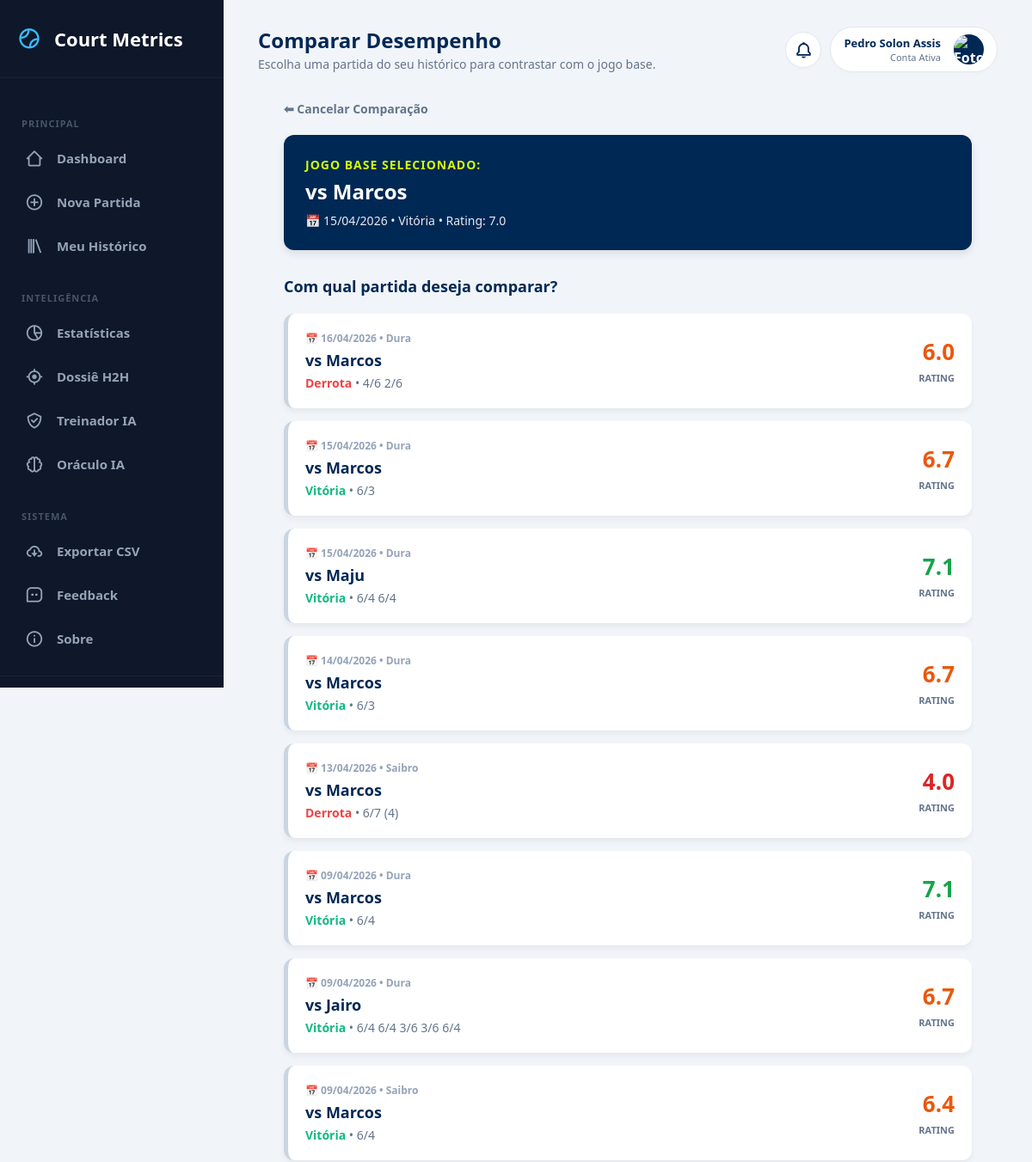
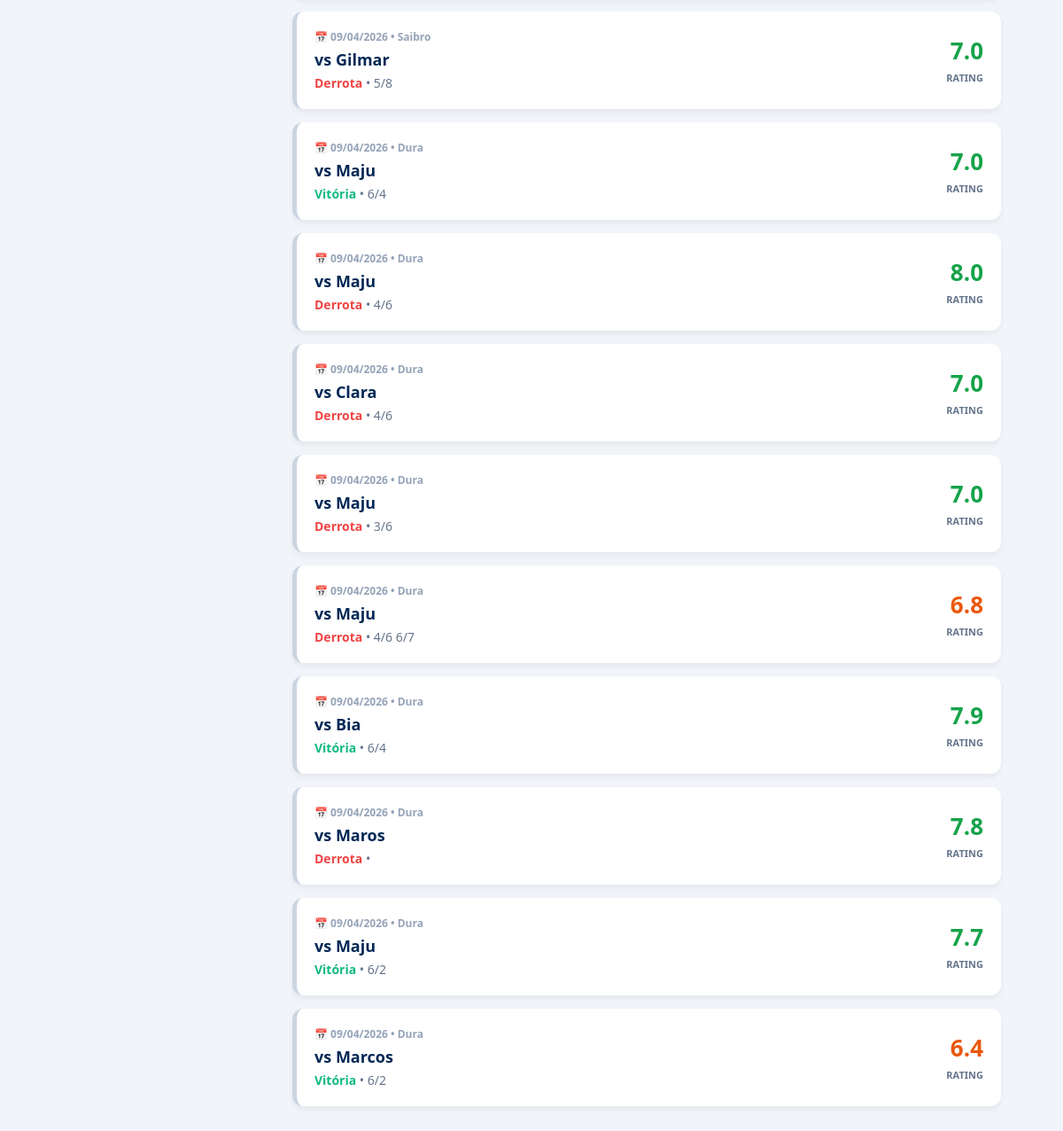
The app's page /select_compare/17 (signed in) with its own data (2 pictures, top to bottom).
### tables this page shows
CREATE TABLE matches (
        id INTEGER PRIMARY KEY AUTOINCREMENT,
        opponent TEXT,
        categoria TEXT,
        match_type TEXT, 
        surface TEXT,
        result TEXT,
        score TEXT,
        match_format TEXT,
        partner TEXT,
        opp_partner TEXT,
        forehand INTEGER,
        backhand INTEGER,
        serve INTEGER,
        first_serve INTEGER,
        second_serve INTEGER,
        double_faults INTEGER,
        return_serve INTEGER,
        slice INTEGER,
        volley INTEGER,
        smash INTEGER,
        dropshot INTEGER,
        footwork INTEGER,
        strategy INTEGER,
        winners INTEGER,
        unforced_errors INTEGER,
        performance_rating REAL,
        notes TEXT,
        match_date TEXT /* NOVA COLUNA: ÍNDICE 27 */
    , game_format TEXT DEFAULT 'Padrão', user_id INTEGER, mental_focus INTEGER DEFAULT 0, mental_resilience INTEGER DEFAULT 0, mental_confidence INTEGER DEFAULT 0, mental_pressure INTEGER DEFAULT 0, clutch_bp_saved INTEGER DEFAULT 0, clutch_bp_won INTEGER DEFAULT 0, momentum_lost_streak INTEGER DEFAULT 0, mental_tags TEXT DEFAULT "");

### app.py (the view)
@app.route("/select_compare/<int:id>")
@login_required
def select_compare(id):
    conn = sqlite3.connect("database.db")
    c = conn.cursor()
    c.execute("SELECT * FROM matches WHERE id = ? AND user_id = ?", (id, session["user_id"]))
    base_match = c.fetchone()
    c.execute("SELECT * FROM matches WHERE id != ? AND user_id = ? ORDER BY match_date DESC", (id, session["user_id"]))
    other_matches = c.fetchall()
    conn.close()
    if base_match:
        return render_template("select_compare.html", base_match=base_match, matches=other_matches)
    return redirect("/")

### app.py (called while the page is built)
def login_required(f):
    @wraps(f)
    def decorated_function(*args, **kwargs):
        if "user_id" not in session:
            return redirect("/login")
        return f(*args, **kwargs)
    return decorated_function

@app.context_processor
def inject_notifications():
    if "user_id" not in session:
        return dict(notifications=[])
    conn = sqlite3.connect("database.db")
    conn.row_factory = sqlite3.Row
    c = conn.cursor()
    c.execute("SELECT * FROM notifications WHERE user_id = ? AND is_read = 0 ORDER BY created_at DESC", (session["user_id"],))
    notifs = c.fetchall()
    conn.close()
    return dict(notifications=notifs)

### templates/select_compare.html (shortened to what this page needs)
{% extends 'base.html' %}
{% block page_title %}Comparar Desempenho{% endblock %}
{% block page_subtitle %}Escolha uma partida do seu histórico para contrastar com o jogo base.{% endblock %}
{% block content %}
<div class="container" style="max-width: 800px; margin: 0 auto; padding-bottom: 50px;">
    <div style="margin-bottom: 20px;">
        <a href="/match/{{ base_match[0] }}" style="color: var(--text-slate); text-decoration: none; font-weight: bold; font-size: 14px;">⬅ Cancelar Comparação</a>
    </div>
    <div style="background: var(--atp-blue); color: white; padding: 25px; border-radius: 12px; margin-top: 10px; margin-bottom: 30px; box-shadow: 0 4px 10px rgba(0,0,0,0.1);">
        <h3 style="margin: 0 0 5px 0; color: var(--tennis-green); font-size: 14px; text-transform: uppercase; letter-spacing: 1px;">Jogo Base Selecionado:</h3>
        <div style="font-size: 24px; font-weight: bold; margin-bottom: 8px;">vs {{ base_match[1] }}</div>
        <div style="font-size: 14px; opacity: 0.9;">
            📅 {{ base_match[27][8:10] }}/{{ base_match[27][5:7] }}/{{ base_match[27][0:4] }} • {{ base_match[5] }} • Rating: {{ "%.1f"|format(base_match[25]) }}
        </div>
    </div>
    <h3 style="color: var(--atp-blue); margin-bottom: 20px; font-size: 18px;">Com qual partida deseja comparar?</h3>
    {% if matches %}
        {% for match in matches %}
            <a href="/compare/{{ base_match[0] }}/{{ match[0] }}" class="match-card">
                <div>
                    <div style="font-size: 12px; color: #94a3b8; font-weight: bold; margin-bottom: 5px;">📅 {{ match[27][8:10] }}/{{ match[27][5:7] }}/{{ match[27][0:4] }} • {{ match[4] | replace('Quadra Dura', 'Dura') }}</div>
                    <strong style="font-size: 18px; color: var(--atp-blue); display: block; margin-bottom: 5px;">vs {{ match[1] }}</strong>
                    {% set clean_score = match[6] | replace(' /', '') | replace('/ ', '') | trim %}
                    {% if clean_score.endswith('/') %}
                        {% set clean_score = clean_score[:-1] | trim %}
                    {% endif %}
                    <div style="font-size: 14px; color: var(--text-slate);">
                        <strong style="color: {% if match[5] == 'Vitória' %}#10b981{% else %}#ef4444{% endif %};">{{ match[5] }}</strong> • {{ clean_score }}
                    </div>
                </div>
                <div style="text-align: right;">
                    <div style="font-size: 26px; font-weight: 900; color: {% if match[25] >= 7.0 %}#16a34a{% elif match[25] >= 6.0 %}#ea580c{% else %}#dc2626{% endif %};">
                        {{ "%.1f"|format(match[25]) }}
                    </div>
                    <span style="font-size: 11px; color: var(--text-slate); font-weight: bold; text-transform: uppercase;">Rating</span>
                </div>
            </a>
        {% endfor %}
    {% else %}
        <div style="background: white; padding: 40px; text-align: center; border-radius: 15px; color: var(--text-slate); border: 1px dashed #cbd5e1;">
            <p style="font-size: 16px; margin: 0;">Você ainda não tem outras partidas registradas para realizar uma comparação.</p>
        </div>
    {% endif %}
</div>
{% endblock %}

### static/style.css (style rules this page uses)
:root { --bg-fundo: #F5F7FA; --bg-card: #FFFFFF; --texto-escuro: #333333; --texto-claro: #666666; --verde-tenis: #8BC34A; --azul-piscina: #26A69A; --borda: #E0E0E0; }
body { font-family: 'Segoe UI', Tahoma, Geneva, Verdana, sans-serif; background-color: var(--bg-fundo); color: var(--texto-escuro); margin: 0; padding: 20px; }
.container { max-width: 900px; margin: 0 auto; }
h1, h2, h3 { color: var(--texto-escuro); }

### templates/base.html (style rules this page uses)
:root { --atp-blue: #002855; --tennis-green: #d1ff00; --text-slate: #64748b; --sidebar-bg: #0f172a; --sidebar-hover: #1e293b; --sidebar-text: #94a3b8; --sidebar-active: #38bdf8; }
body { margin: 0; padding: 0; font-family: 'Segoe UI', Tahoma, sans-serif; background-color: #f1f5f9; display: flex; min-height: 100vh; overflow-x: hidden; }

### templates/select_compare.html (style rules this page uses)
.match-card { background: white; padding: 20px; border-radius: 12px; border-left: 5px solid #cbd5e1; box-shadow: 0 4px 6px rgba(0,0,0,0.05); margin-bottom: 15px; display: flex; justify-content: space-between; align-items: center; transition: 0.2s; text-decoration: none; color: inherit; }

### records on screen
matches: opponent "Marcos", match_date "15", match_date "04", match_date "2026", result "Vitória", performance_rating "7.0"
matches: match_date "16", match_date "04", match_date "2026", surface "Dura", opponent "Marcos", result "Derrota", score "4/6 2/6", performance_rating "6.0"
matches: match_date "15", match_date "04", match_date "2026", surface "Dura", opponent "Marcos", result "Vitória", score "6/3", performance_rating "6.7"
matches: match_date "15", match_date "04", match_date "2026", surface "Dura", opponent "Maju", result "Vitória", score "6/4 6/4", performance_rating "7.1"
matches: match_date "14", match_date "04", match_date "2026", surface "Dura", opponent "Marcos", result "Vitória", score "6/3", performance_rating "6.7"
matches: match_date "13", match_date "04", match_date "2026", surface "Saibro", opponent "Marcos", result "Derrota", score "6/7 (4)", performance_rating "4.0"
matches: match_date "09", match_date "04", match_date "2026", surface "Dura", opponent "Marcos", result "Vitória", clean_score "6/4", performance_rating "7.1"
matches: match_date "09", match_date "04", match_date "2026", surface "Dura", opponent "Jairo", result "Vitória", score "6/4 6/4 3/6 3/6 6/4", performance_rating "6.7"
matches: match_date "09", match_date "04", match_date "2026", surface "Saibro", opponent "Marcos", result "Vitória", clean_score "6/4", performance_rating "6.4"
matches: match_date "09", match_date "04", match_date "2026", surface "Saibro", opponent "Gilmar", result "Derrota", clean_score "5/8", performance_rating "7.0"
matches: match_date "09", match_date "04", match_date "2026", surface "Dura", opponent "Maju", result "Vitória", clean_score "6/4", performance_rating "7.0"
matches: match_date "09", match_date "04", match_date "2026", surface "Dura", opponent "Maju", result "Derrota", clean_score "4/6", performance_rating "8.0"
matches: match_date "09", match_date "04", match_date "2026", surface "Dura", opponent "Clara", result "Derrota", clean_score "4/6", performance_rating "7.0"
matches: match_date "09", match_date "04", match_date "2026", surface "Dura", opponent "Maju", result "Derrota", clean_score "3/6", performance_rating "7.0"
matches: match_date "09", match_date "04", match_date "2026", surface "Dura", opponent "Maju", result "Derrota", score "4/6 6/7", performance_rating "6.8"
matches: match_date "09", match_date "04", match_date "2026", surface "Dura", opponent "Bia", result "Vitória", clean_score "6/4", performance_rating "7.9"
matches: match_date "09", match_date "04", match_date "2026", surface "Dura", opponent "Maros", result "Derrota", performance_rating "7.8"
matches: match_date "09", match_date "04", match_date "2026", surface "Dura", opponent "Maju", result "Vitória", score "6/2", performance_rating "7.7"
matches: match_date "09", match_date "04", match_date "2026", surface "Dura", opponent "Marcos", result "Vitória", score "6/2", performance_rating "6.4"

### other values on screen
{{ session.first_name }} "Pedro Solon"
{{ session.last_name }} "Assis"
